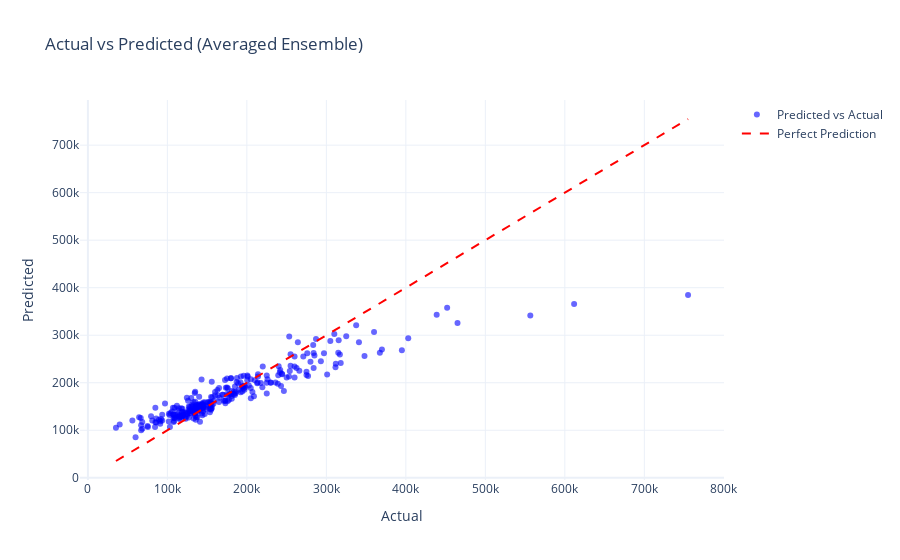

Notebook code for this chart:
### Code cell
import plotly.graph_objects as go

fig = go.Figure()

fig.add_trace(go.Scatter(x=y_test, y=avg_pred,
                         mode='markers',
                         name='Predicted vs Actual',
                         marker=dict(color='blue', opacity=0.6)))

# Line of perfect prediction
fig.add_trace(go.Scatter(x=[y_test.min(), y_test.max()],
                         y=[y_test.min(), y_test.max()],
                         mode='lines',
                         name='Perfect Prediction',
                         line=dict(color='red', dash='dash')))

fig.update_layout(title="Actual vs Predicted (Averaged Ensemble)",
                  xaxis_title="Actual",
                  yaxis_title="Predicted",
                  template="plotly_white")
fig.show()

### Figure 1 — Plotly figure (JSON) as saved in the notebook; plotly's stock layout.template omitted (floating-point values rounded to 4 significant figures; data arrays with more than 128 entries replaced by an {"elided": "..."} marker saying what was removed)
{"data": [{"marker": {"color": "blue", "opacity": 0.6}, "mode": "markers", "name": "Predicted vs Actual", "type": "scatter", "x": {"elided": "292 int values"}, "y": {"elided": "292 float values"}}, {"line": {"color": "red", "dash": "dash"}, "mode": "lines", "name": "Perfect Prediction", "type": "scatter", "x": [35311, 755000], "y": [35311, 755000]}], "layout": {"title": {"text": "Actual vs Predicted (Averaged Ensemble)"}, "xaxis": {"title": {"text": "Actual"}}, "yaxis": {"title": {"text": "Predicted"}}}}
